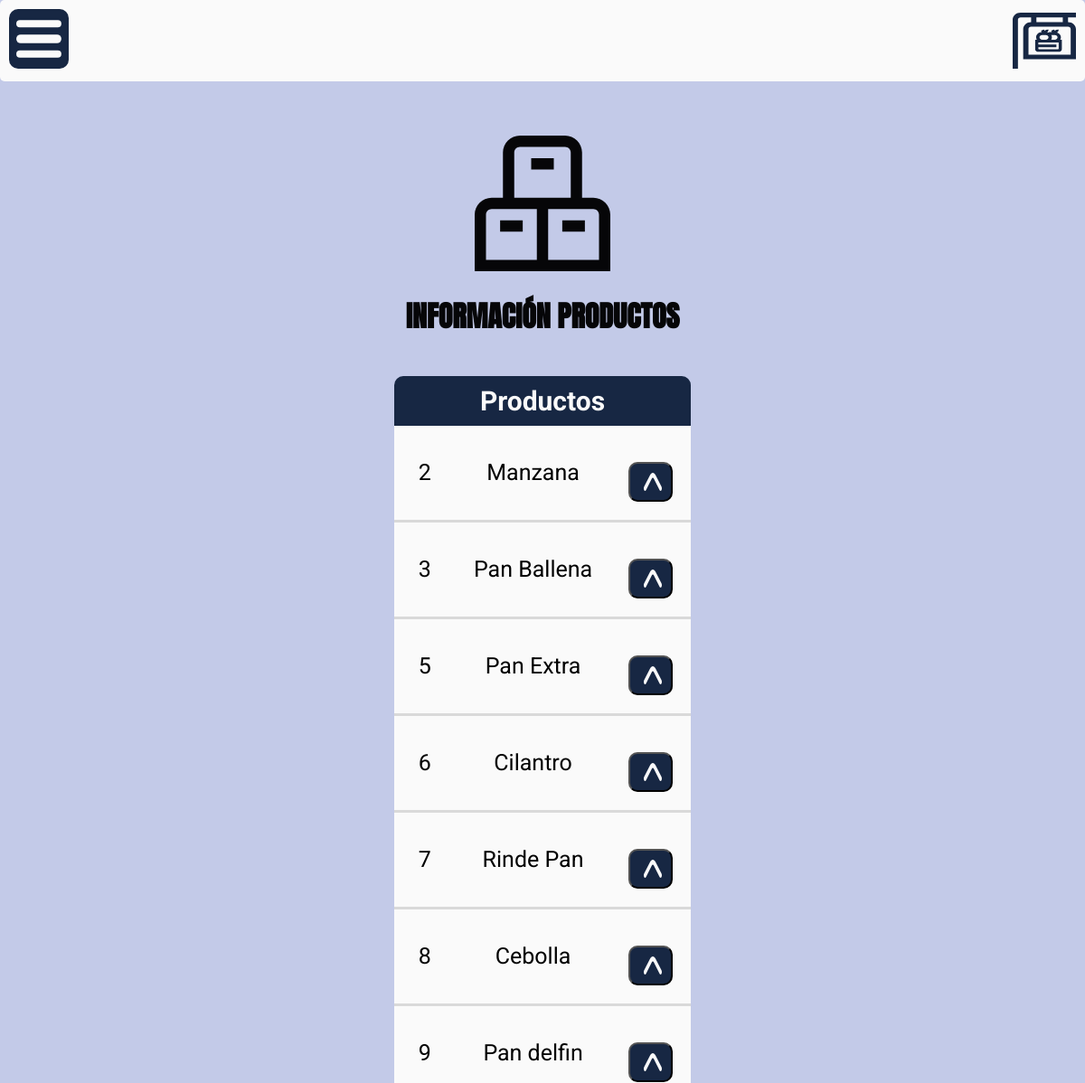
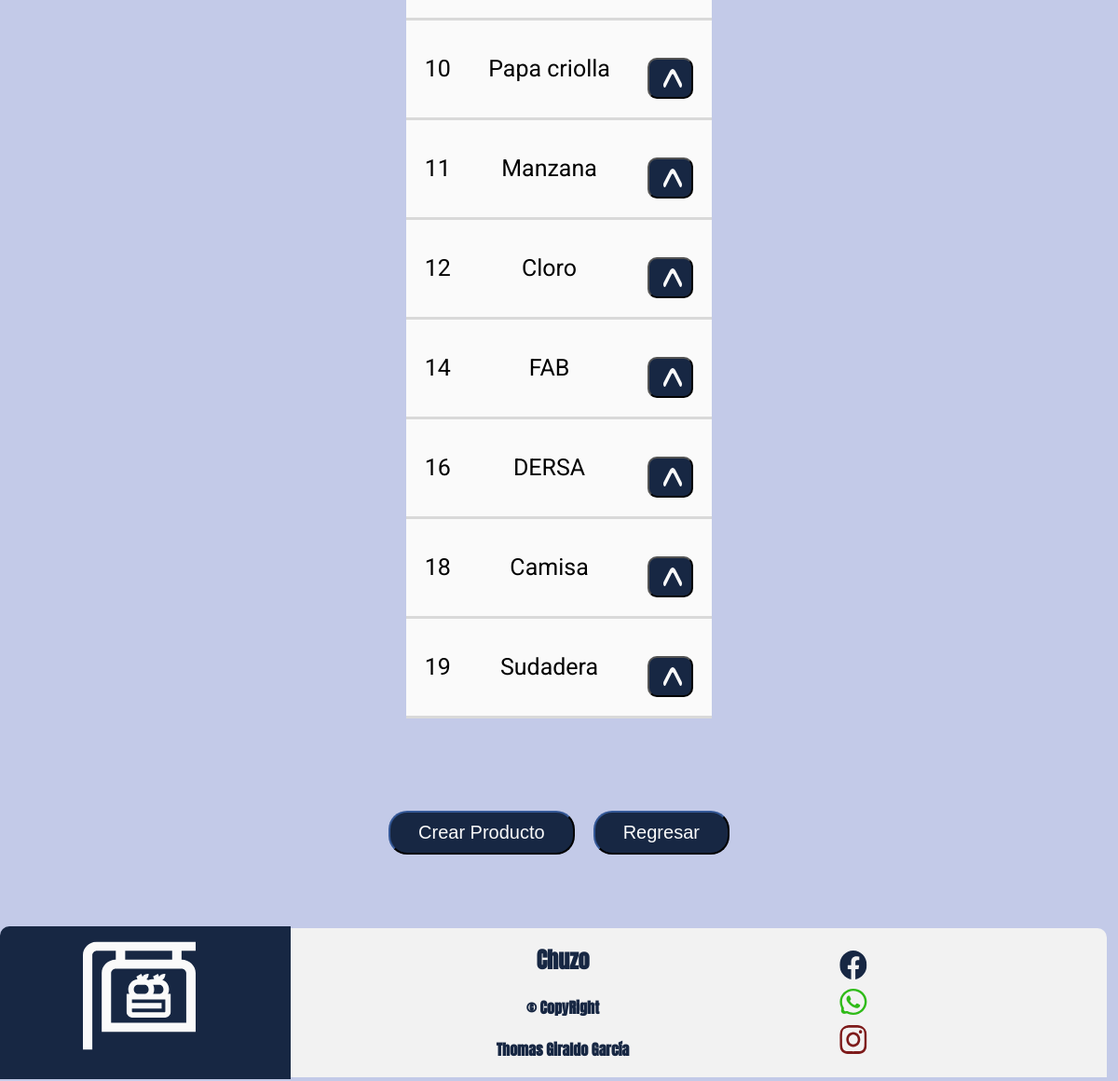
/tabla_productos.php (signed in), run on the app's committed database (2 pictures, top to bottom).
### tables this page shows
CREATE TABLE `productos` (
  `prod_id` int(11) NOT NULL,
  `prod_cate_id` int(11) DEFAULT NULL,
  `prod_nombre` varchar(30) NOT NULL,
  `prod_precio` int(11) DEFAULT NULL
);

### controller/Controller_productos.php (called while the page is built, shortened)
<?php
require('../models/Conexion.php');
function get_productos(){
    $con = new Conexion();
    try{
        $query = $con->getCon()->query('SELECT p.prod_id, p.prod_cate_id, p.prod_nombre, p.prod_precio, c.cate_nombre FROM productos AS p JOIN categorias AS c ON c.cate_id = p.prod_cate_id ORDER BY p.prod_id ASC');
        $productos = [];
        $num_rows = $query->num_rows;
        for ($i = 0; $i < $num_rows; $i++) {
            $fila = $query->fetch_assoc();
            $productos[$i] = $fila;
        }
        $con->closeCon();
        return $productos;
    }catch(mysqli_sql_exception $e){
        echo "Error al consultar productos".$e->getMessage();
        $con->closeCon();
        return [];
    }
}
?>

### models/Conexion.php (called while the page is built)
<?php
class Conexion{
    private $con;
    public function __construct()
    {
    try {
        $this->con = new mysqli('localhost', 'root', '', 'chuzo');
    } catch (mysqli_sql_exception $e) {
        echo 'Error de conexión: ' . $e->getMessage();
    }
    }
    function getCon(){
        return $this->con;
    }
    function closeCon(){
        $this->con = null;
    }
}
?>

### public/tabla_productos.php (the view, shortened to what this page needs)
<!DOCTYPE html>
<html lang="es">
<head>
    <link rel="stylesheet" type="text/css" href="styles/style.css">
</head>
<body class="body">
    <?php
    require('../controller/Controller_productos.php');
    $productos = get_productos();
    ?>
    <nav>
        <div class="navbar-1">
            <div class="hamburger">
                <img src="img/logo-navbar-hamburguer.svg" height="50" width="50" onclick="Menu()"
                    class="logo-navbar-hamburguer">
                <img class="logo-menu" src="img/logo.svg" alt="" width="70" height="70">
            </div>
        </div>
    </nav>
    <div class="container-registro">
        <div class="flex-item">
            <img src="img/producto-navbar.svg" width="150px" height="150px">
        </div>
    </div>
    <div class="container-registro">
        <div class="flex-item fontype">
            <h1 class="title">
                INFORMACIÓN PRODUCTOS
            </h1>
        </div>
    </div>
    <div class="container">
        <table>
            <tr>
                <th colspan="3">Productos</th>
            </tr>
            <?php
            foreach ($productos as $prod) {
                echo '<tr>';
                echo "<td>" . $prod['prod_id'] . "</td>";
                echo "<td>" . $prod['prod_nombre'] . "</td>";
                ?>
                <td class="dropdown">
                    <button class="btn-menu-crud">
                        <img src="img/btn---.svg" width="20" height="20">
                    </button>
                </td>
                <?php
                echo '</tr>';
            }
            ?>
        </table>
    </div>
    <br>
    <div class="container">
        <div class="btns-form">
            <a href="crear_productos.php">
                <button type="button" class="btn-form">
                    Crear Producto
                </button>
            </a>
            <a href="menu.php">
                <button type="button" class="btn-form">
                    Regresar
                </button>
            </a>
        </div>
    </div>
    <br>
    <footer class="footer">
        <div class="logo-section">
            <div>
                <img src="img/Logo-blanco-footer.svg" alt="Logo" class="logo">
            </div>
        </div>
        <div class="text-section">
            <h2>Chuzo</h2>
            <h4>&copy; CopyRight</h4>
            <h4>Thomas Giraldo García</h4>
        </div>
        <div class="icon-section">
            <img src="img/facebook-footer.svg" alt="Icono 1" class="icon">
            <img src="img/Whatsapp-footer.svg" alt="Icono 2" class="icon">
            <img src="img/Instagram-footer.svg" alt="Icono 3" class="icon">
        </div>
    </footer>
</body>
</html>

### public/styles/style.css (style rules this page uses)
.body, html { background-color: #c3cae8; font-family: 'Roboto', sans-serif; height: 100%; margin: 0; }
.body h1, h2, h3, h4, h5, h6 { font-family: 'Anton', sans-serif; }
.title { color: #060608; }
.navbar-1 { display: flex; flex-direction: column; background-color: #fafafa; color: #060608; padding: 10px; border-radius: 5px; margin-bottom: 60px; }
.hamburger { display: flex; justify-content: space-between; }
.logo-navbar-hamburguer { background-color: #172743; padding: 8px; border-radius: 10px; transition: background-color 0.6s ease; }
.container-registro { display: flex; justify-content: center; }
.flex-item { width: auto; align-content: center; }
.container { display: flex; justify-content: center; align-items: center; padding: 10px; margin-bottom: 50px; }
.btn-form { padding: 10px 30px; border-radius: 20px; color: #fafafa; background-color: #172743; font-size: 20px; margin: 0px 10px; border-color: #172743; transition: background-color 0.6s ease; }
.btns-form { display: flex; flex-wrap: wrap; justify-content: space-between; }
.footer { position: relative; bottom: 0%; width: 99%; height: 20%; display: flex; justify-content: space-between; align-items: center; background-color: #f2f2f2; border-radius: 10px 10px 0px 0px; }
.logo-section { flex: 1; display: flex; background-color: #172743; border-radius: 10px 0px 0px 0px; padding: 10px; justify-content: center; height: 90%; }
.logo { width: 90%; height: 90%; }
.text-section { flex: 2; text-align: center; color: #172743; }
.icon-section { flex: 1; display: flex; flex-direction: column; justify-content: center; }
.icon { width: 30px; margin: 5px; }
table { margin: 10px; font-size: 25px; text-align: center; border-collapse:collapse; }
table th { font-size: 30px; color: #fafafa; background-color: #172743; border-radius: 10px 10px 0px 0px; padding: 10px; }
table td { background-color: #fafafa; border-style: none; border-bottom: 3px solid #D9D9D9; padding: 20px; }
.dropdown { position: relative; }
.btn-menu-crud { color: #fafafa; background-color: #172743; padding: 10px; display: flex; align-items: center; justify-content: center; font-size: 25px; border-radius: 10px; transition: background-color 0.6s ease; }
table td button img { margin: 0px 0px 0px 5px; }
button { margin-top: 20px; }

### data on the page
productos: prod_id "2", prod_nombre "Manzana"
productos: prod_id "3", prod_nombre "Pan Ballena"
productos: prod_id "5", prod_nombre "Pan Extra"
productos: prod_id "6", prod_nombre "Cilantro"
productos: prod_id "7", prod_nombre "Rinde Pan"
productos: prod_id "8", prod_nombre "Cebolla"
productos: prod_id "9", prod_nombre "Pan delfin"
productos: prod_id "10", prod_nombre "Papa criolla"
productos: prod_id "11", prod_nombre "Manzana"
productos: prod_id "12", prod_nombre "Cloro"
productos: prod_id "14", prod_nombre "FAB"
productos: prod_id "16", prod_nombre "DERSA"
productos: prod_id "18", prod_nombre "Camisa"
productos: prod_id "19", prod_nombre "Sudadera"
